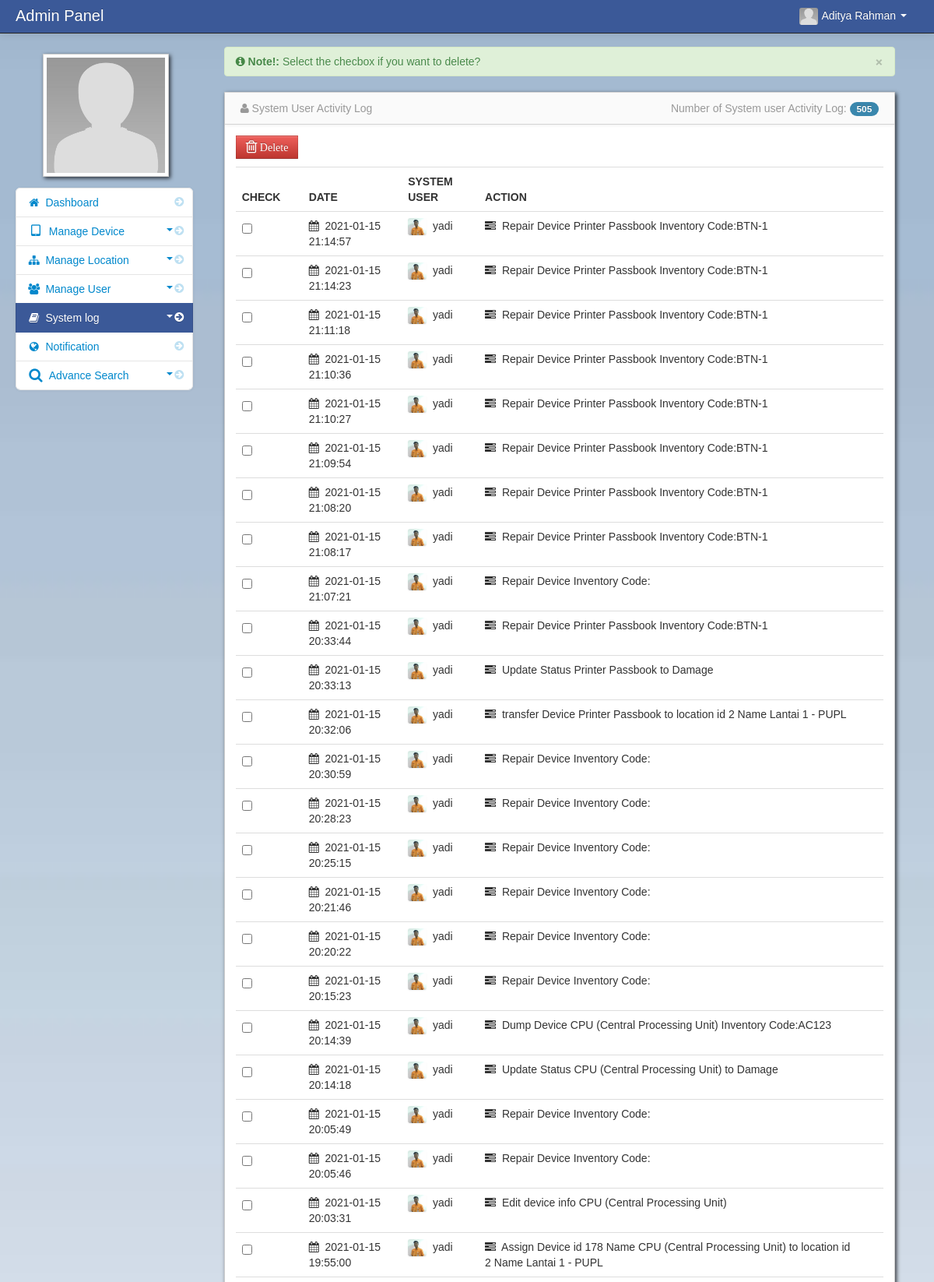
Page /perangkatit/admin/activity_log.php (signed in, upper part) on the committed database.
### tables this page shows
CREATE TABLE `activity_log` (
  `activity_log_id` int(11) NOT NULL,
  `username` varchar(100) NOT NULL,
  `date` varchar(100) NOT NULL,
  `action` varchar(128) NOT NULL
);

### perangkatit/admin/session.php (called while the page is built, shortened)
<?php
$session_id=$_SESSION['id'];
?>

### perangkatit/admin/activity_log.php (the view, shortened to what this page needs)
<?php include('header.php'); ?>
<?php include('session.php'); ?>
    <body>
		<?php include('navbar.php'); ?>
        <div class="container-fluid">
            <div class="row-fluid">
				<?php include('activity_log_slidebar.php'); ?>
                <div class="span9" id="content">
                     <div class="row-fluid">
				<div class="empty">
                    <div class="alert alert-success alert-dismissable">
                        <button type="button" class="close" data-dismiss="alert" aria-hidden="true">&times;</button>
                         <i class="icon-info-sign"></i>  <strong>Note!:</strong> Select the checbox if you want to delete?
                    </div>
                </div>
				<?php
	             $count_log=mysqli_query($GLOBALS["___mysqli_ston"], "select * from activity_log");
	             $count = mysqli_num_rows($count_log);
                 ?>
                        <div id="block_bg" class="block">
                            <div class="navbar navbar-inner block-header">
                                <div class="muted pull-left"><i class="icon-user"></i> System User Activity Log</div>
								<div class="muted pull-right">
								Number of System user Activity Log: <span class="badge badge-info"><?php  echo $count; ?></span>
								</div>
                            </div>
                            <div class="block-content collapse in">
                                <div class="span12">
								<form action="delete_log.php" method="post">
  									<table cellpadding="0" cellspacing="0" border="0" class="table" id="example">
						            <a data-placement="right" title="Click to Delete check item" data-toggle="modal" href="#delete_log" id="delete"  class="btn btn-danger" name=""><i class="icon-trash icon-large"> Delete</i></a>
										<thead>
										        <tr>
                                                <th>Check</th>
												<th>Date</th>
												<th>System User</th>
												<th>Action</th>
												</tr>
										</thead>
										<tbody>
                              		<?php
										$query = mysqli_query($GLOBALS["___mysqli_ston"], "select * from  activity_log
										LEFT JOIN admin ON activity_log.username = admin.username
										order by date DESC")or die(mysqli_error($GLOBALS["___mysqli_ston"]));
										while($row = mysqli_fetch_array($query)){
										$id = $row['activity_log_id'];
									?>
                                    <tr>
					                    <td width="70">
									     <input id="optionsCheckbox" class="uniform_on" name="selector[]" type="checkbox" value="<?php echo $id; ?>">
								        </td>
                                         <td><i class="icon-calendar"></i>&nbsp;
										 <?php  echo $row['date']; ?></td>
                                         <td><img id="avatar1" src="<?php echo $row['adminthumbnails']; ?>">&nbsp;
										 <?php echo $row['username']; ?></td>
                                         <td><i class="icon-tasks"></i>&nbsp;
										 <?php echo $row['action']; ?></td>
                                        </tr>
						                 <?php } ?>
										</tbody>
									</table>
								</form>
                                </div>
                            </div>
                        </div>
                    </div>
                </div>
            </div>
        </div>
		<?php include('script.php'); ?>
    </body>

### perangkatit/admin/navbar.php (shortened to what this page needs)
<div class="navbar navbar-inverse navbar-fixed-top">
          <div class="navbar-inner">
             <div class="container-fluid">
		 <div class="navbar-header">
                  <span class="brand" href="#">Admin Panel</span>
		 </div>
                  <div class="nav-collapse collapse">
                      <ul class="nav pull-right">
				<?php $query= mysqli_query($GLOBALS["___mysqli_ston"], "select * from admin where admin_id = '$session_id'")or die(mysqli_error($GLOBALS["___mysqli_ston"]));
					  $row = mysqli_fetch_array($query);
				?>
                          <li class="dropdown">
                              <a href="#" role="button" class="dropdown-toggle" data-toggle="dropdown"><img id="avatar1" class="img-responsive" src="<?php echo $row['adminthumbnails']; ?>">&nbsp;<?php echo $row['firstname']." ".$row['lastname'];  ?> <i class="caret"></i>
                              </a>
                          </li>
                      </ul>
                  </div>
              </div>
          </div>
      </div>

### perangkatit/admin/activity_log_slidebar.php (shortened to what this page needs)
 <div class="span3" id="sidebar">
           <div class="empty">
  <img id="admin_avatar" class="img-polaroid" src="<?php echo $row['adminthumbnails']; ?>"> </div>
                <ul class="nav nav-list bs-docs-sidenav nav-collapse collapse">
                    <li class=""> <a href="dashboard.php"><i class="icon-chevron-right"></i><i class="icon-home"></i>&nbsp;Dashboard</a> </li>
		<li class="">
		    <a href="javascript:;" role="button" class="dropdown-toggle" data-toggle="collapse" data-target="#bs"><i class="icon-chevron-right"></i><i class="icon-tablet icon-large"></i>&nbsp;Manage Device
			<div class="muted pull-right"><i class="caret"></i></div></a>
		</li>
	    <li>
		    <a href="javascript:;" role="button" class="dropdown-toggle" data-toggle="collapse" data-target="#bs1"><i class="icon-chevron-right"></i><i class="icon-sitemap"></i>&nbsp;Manage Location
			<div class="muted pull-right"><i class="caret"></i></div></a>
		</li>
		<li class="">
		    <a href="javascript:;" role="button" class="dropdown-toggle" data-toggle="collapse" data-target="#bs2"><i class="icon-chevron-right"></i><i class="icon-group"></i>&nbsp;Manage User
			<div class="muted pull-right"><i class="caret"></i></div></a>
		</li>
		<li class="active">
		    <a href="javascript:;" role="button" class="dropdown-toggle" data-toggle="collapse" data-target="#bs3"><i class="icon-chevron-right"></i><i class="icon-book"></i>&nbsp;System log
			<div class="muted pull-right"><i class="caret"></i></div></a>
		</li>
	    <li class="">
           <a href="notification.php"><i class="icon-chevron-right"></i><i class="icon-globe"></i>&nbsp;Notification
           </a>
           </li>
                    <li class="">
                       <a href="javascript:;" role="button" class="dropdown-toggle" data-toggle="collapse" data-target="#bs4"><i class="icon-chevron-right"></i><i class="icon-search icon-large"></i>&nbsp;Advance Search
		   <div class="muted pull-right"><i class="caret"></i></div></a>
                    </li>
              </ul>
</div>

### perangkatit/admin/assets/styles.css (style rules this page uses)
body { padding-top: 60px; padding-bottom: 40px; background-color: #f5f5f5; }
#content { margin-left:0px; }
.block { background: url("../images/pixel-60fff.png") repeat scroll 0 0 rgba(0, 0, 0, 0) !important; border: 1px solid #ccc; background: white; margin: 1em 0em; border-top: none; -webkit-box-shadow: 2px 2px 5px rgba(0, 0, 6, 0.75); -moz-box-shadow: 2px 2px 5px rgba(0, 0, 6, 0.75); box-shadow: 2px 2px 5px rgba(0, 0, 6, 0.75); }
.block-content { margin: 1em; min-height: .25em; }
.block-header { margin-bottom: 0px; border-right: none; border-left: none; -webkit-border-radius: 0px; -moz-border-radius: 0px; border-radius: 0px; }
.block-header div { padding-top: 10px; }
.bs-docs-sidenav { max-width: 228px; margin: 30px 0 0; padding: 0; background-color: #fff; -webkit-border-radius: 6px; -moz-border-radius: 6px; border-radius: 6px; -webkit-box-shadow: 0 1px 4px rgba(0,0,0,.065); -moz-box-shadow: 0 1px 4px rgba(0,0,0,.065); box-shadow: 0 1px 4px rgba(0,0,0,.065); }
.bs-docs-sidenav > li > a { display: block; width: 190px \9; margin: 0 0 -1px; padding: 8px 14px; border: 1px solid #e5e5e5; }
.bs-docs-sidenav > li:first-child > a { -webkit-border-radius: 6px 6px 0 0; -moz-border-radius: 6px 6px 0 0; border-radius: 6px 6px 0 0; }
.bs-docs-sidenav > li:last-child > a { -webkit-border-radius: 0 0 6px 6px; -moz-border-radius: 0 0 6px 6px; border-radius: 0 0 6px 6px; }
.bs-docs-sidenav > .active > a { position: relative; z-index: 2; padding: 9px 15px; border: 0; text-shadow: 0 1px 0 rgba(0,0,0,.15); -webkit-box-shadow: inset 1px 0 0 rgba(0,0,0,.1), inset -1px 0 0 rgba(0,0,0,.1); -moz-box-shadow: inset 1px 0 0 rgba(0,0,0,.1), inset -1px 0 0 rgba(0,0,0,.1); box-shadow: inset 1px 0 0 rgba(0,0,0,.1), inset -1px 0 0 rgba(0,0,0,.1); }
.bs-docs-sidenav .icon-chevron-right { float: right; margin-top: 2px; margin-right: -6px; opacity: .25; }
.bs-docs-sidenav .active .icon-chevron-right, .bs-docs-sidenav .active a:hover .icon-chevron-right { opacity: 1; }

### rows in the picture
activity_log: date "2021-01-15 21:14:57", admin.adminthumbnails (picture), admin.username "yadi", action "Repair Device Printer Passbook Inventory Code:BTN-1"
activity_log: date "2021-01-15 21:14:23", admin.adminthumbnails (picture), admin.username "yadi", action "Repair Device Printer Passbook Inventory Code:BTN-1"
activity_log: date "2021-01-15 21:11:18", admin.adminthumbnails (picture), admin.username "yadi", action "Repair Device Printer Passbook Inventory Code:BTN-1"
activity_log: date "2021-01-15 21:10:36", admin.adminthumbnails (picture), admin.username "yadi", action "Repair Device Printer Passbook Inventory Code:BTN-1"
activity_log: date "2021-01-15 21:10:27", admin.adminthumbnails (picture), admin.username "yadi", action "Repair Device Printer Passbook Inventory Code:BTN-1"
activity_log: date "2021-01-15 21:09:54", admin.adminthumbnails (picture), admin.username "yadi", action "Repair Device Printer Passbook Inventory Code:BTN-1"
activity_log: date "2021-01-15 21:08:20", admin.adminthumbnails (picture), admin.username "yadi", action "Repair Device Printer Passbook Inventory Code:BTN-1"
activity_log: date "2021-01-15 21:08:17", admin.adminthumbnails (picture), admin.username "yadi", action "Repair Device Printer Passbook Inventory Code:BTN-1"
activity_log: date "2021-01-15 21:07:21", admin.adminthumbnails (picture), admin.username "yadi", action "Repair Device Inventory Code:"
activity_log: date "2021-01-15 20:33:44", admin.adminthumbnails (picture), admin.username "yadi", action "Repair Device Printer Passbook Inventory Code:BTN-1"
activity_log: date "2021-01-15 20:33:13", admin.adminthumbnails (picture), admin.username "yadi", action "Update Status Printer Passbook to Damage"
activity_log: date "2021-01-15 20:32:06", admin.adminthumbnails (picture), admin.username "yadi", action "transfer Device Printer Passbook to location id 2 Name Lantai 1 - PUPL"
activity_log: date "2021-01-15 20:30:59", admin.adminthumbnails (picture), admin.username "yadi", action "Repair Device Inventory Code:"
activity_log: date "2021-01-15 20:28:23", admin.adminthumbnails (picture), admin.username "yadi", action "Repair Device Inventory Code:"
activity_log: date "2021-01-15 20:25:15", admin.adminthumbnails (picture), admin.username "yadi", action "Repair Device Inventory Code:"
activity_log: date "2021-01-15 20:21:46", admin.adminthumbnails (picture), admin.username "yadi", action "Repair Device Inventory Code:"
activity_log: date "2021-01-15 20:20:22", admin.adminthumbnails (picture), admin.username "yadi", action "Repair Device Inventory Code:"
activity_log: date "2021-01-15 20:15:23", admin.adminthumbnails (picture), admin.username "yadi", action "Repair Device Inventory Code:"
activity_log: date "2021-01-15 20:14:39", admin.adminthumbnails (picture), admin.username "yadi", action "Dump Device CPU (Central Processing Unit) Inventory Code:AC123"
activity_log: date "2021-01-15 20:14:18", admin.adminthumbnails (picture), admin.username "yadi", action "Update Status CPU (Central Processing Unit) to Damage"
activity_log: date "2021-01-15 20:05:49", admin.adminthumbnails (picture), admin.username "yadi", action "Repair Device Inventory Code:"
activity_log: date "2021-01-15 20:05:46", admin.adminthumbnails (picture), admin.username "yadi", action "Repair Device Inventory Code:"
activity_log: date "2021-01-15 20:03:31", admin.adminthumbnails (picture), admin.username "yadi", action "Edit device info CPU (Central Processing Unit)"
activity_log: date "2021-01-15 19:55:00", admin.adminthumbnails (picture), admin.username "yadi", action "Assign Device id 178 Name CPU (Central Processing Unit) to location id 2 Name Lantai 1 - PUPL"

### other values in the picture
$row['firstname'] "Aditya"
$row['lastname'] "Rahman"
$count "505"
